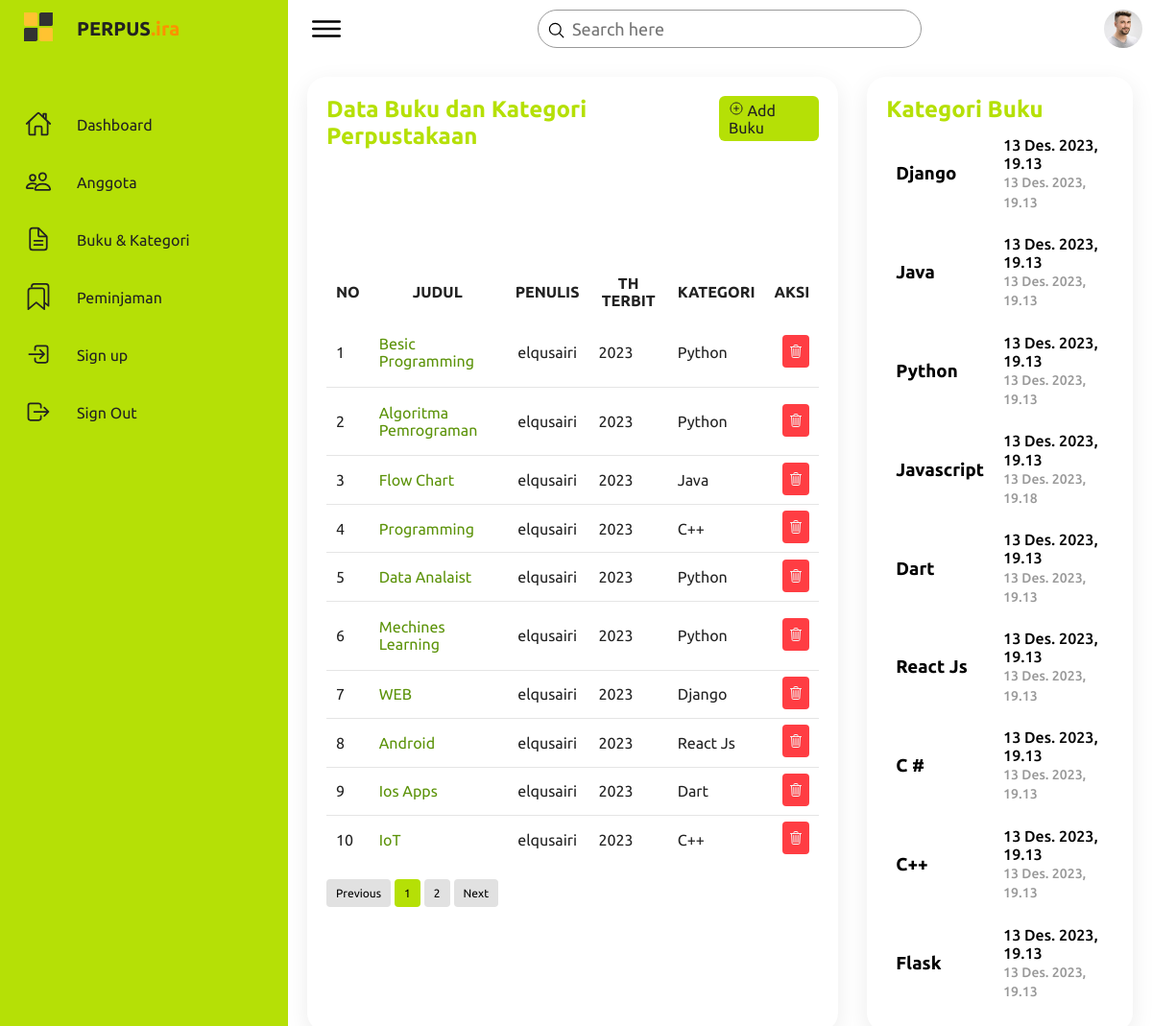
Page /buku/ (signed in) on the committed database.
### app_perpus/models.py (models this page shows, shortened)
class Buku(models.Model):
    judul = models.CharField(max_length=200)
    penulis = models.CharField(max_length=100)
    tahun_terbit = models.IntegerField()
    kategori = models.ForeignKey(Kategori, on_delete=models.CASCADE, related_name='buku_set')
    created_at = models.DateTimeField(auto_now_add=True)
    updated_at = models.DateTimeField(auto_now=True)

class Kategori(models.Model):
    nama_kategori = models.CharField(max_length=100)
    created_at = models.DateTimeField(auto_now_add=True)
    updated_at = models.DateTimeField(auto_now=True)
    def __str__(self):
        return self.nama_kategori

### app_perpus/views.py (the view)
# urls.py: path('buku/', views.list_buku, name='list_buku'),
@login_required
def list_buku(request):
    bukus = Buku.objects.all()
    search_query = request.GET.get('cari')
    if search_query:
        buku_serc = Buku.objects.filter( Q(judul__icontains=search_query) | Q(kategori__nama_kategori = search_query))
    else:
        buku_serc = bukus
    paginator = Paginator(buku_serc, 10)
    page_number = request.GET.get('page')
    page_obj = paginator.get_page(page_number)
    kategoris = Kategori.objects.all()
    context = {
        'bukus':page_obj,
        'kategoris':kategoris,
    }
    return render(request, 'buku.html', context)

### templates/buku.html (shortened to what this page needs)
{% extends 'base.html' %}
{% load static %}
{% block content %}
<div class="topbar">
    <div class="toggle">
        <ion-icon name="menu-outline"></ion-icon>
    </div>
    <form action="{% url 'list_anggota' %}" method="get">
        <div class="search">
            <label>
                <input type="text" name="cari" placeholder="Search here">
                <ion-icon name="search-outline"></ion-icon>
            </label>
        </div>
    </form>
    <div class="user">
        <img src="{% static 'imgs/customer01.jpg'%}" alt="">
    </div>
</div>
<div class="details">
    <div class="recentOrders">
        <div class="cardHeader">
            <h2>Data Buku dan Kategori Perpustakaan</h2>
            <a href="{% url 'create_buku' %}" class="btn" id="openModalBtn">
                <ion-icon name="add-circle-outline"></ion-icon>
                Add Buku
            </a>
        </div>
        <table>
            <thead>
                <tr>
                    <td>NO</td>
                    <td style="text-align: center;">JUDUL</td>
                    <td>PENULIS</td>
                    <td>TH TERBIT</td>
                    <td>KATEGORI</td>
                    <td>AKSI</td>
                </tr>
            </thead>
            <tbody>
                {% for buku in bukus %}
                <tr >
                    <td>{{forloop.counter}}</td>
                    <td style="text-align: left;"><a href="{% url 'update_buku' buku.id %}" style="text-decoration: none; color: rgb(92, 147, 10); text-align: start;">{{buku.judul}}</a></td>
                    <td>{{buku.penulis}}</td>
                    <td>{{buku.tahun_terbit}}</td>
                    <td>{{buku.kategori}}</td>
                    <td>
                        <a href="{% url 'delete_buku' buku.id %}" onclick="return confirm('yakin ingin menghapus data?')" class="btn" style="width: 40px; height: 15px; background-color: rgb(255, 61, 67); padding:10px 6px 6px 6px; border-radius: 4px; color: rgb(244, 244, 244); align-items: center;">
                            <ion-icon name="trash-outline"></ion-icon>
                        </a>
                    </td>
                </tr>
                {% endfor %}
            </tbody>
        </table>
        <ul class="pagination">
            {% if bukus.has_previous %}
                <li class="page-item"><a class="page-link" href="?page=1">Previous</a></li>
                {% else %}
                <li class="page-item disabled"><a class="page-link" href="?page=1">Previous</a></li>
            {% endif %}
            {% for num in bukus.paginator.page_range %}
                {% if bukus.number == num %}
                    <li class="page-item"><a class="active page-link" href="?page={{ num }}">{{ num }}</a></li>
                    {% else %}
                    <li class="page-item"><a class="page-link" href="?page={{ num }}">{{ num }}</a></li>
                {% endif %}
            {% endfor %}
            {% if bukus.has_next %}
                <li class="page-item"><a class="page-link" href="?page={{ bukus.paginator.num_pages }}">Next</a></li>
            {% else %}
                <li class="page-item disabled"><span class="page-link">Next</span></li>
            {% endif %}
        </ul>
    </div>
    <div class="recentCustomers">
        <div class="cardHeader">
            <h2>Kategori Buku</h2>
        </div>
        <table>
            {% for ktgr in kategoris %}
            <tr>
                <td>
                    <h3>{{ ktgr.nama_kategori }}</h3>
                </td>
                <td>
                    <h4>{{ ktgr.created_at }} <br> <span>{{ ktgr.updated_at }}</span></h4>
                </td>
            </tr>
            {% endfor %}
        </table>
    </div>
</div>
{% endblock content %}

### static/css/style.css (style rules this page uses)
* { font-family: "Ubuntu", sans-serif; margin: 0; padding: 0; box-sizing: border-box; }
:root { --primary: #b5e006; --secondery: #ffffff; --gray: #f2f2f2; --black1: #222; --black2: #999; }
body { min-height: 100vh; overflow-x: hidden; }
.topbar { width: 100%; height: 60px; display: flex; justify-content: space-between; align-items: center; padding: 0 10px; }
.toggle { position: relative; width: 60px; height: 60px; display: flex; justify-content: center; align-items: center; font-size: 2.5rem; cursor: pointer; }
.search { position: relative; width: 400px; margin: 0 10px; }
.search label { position: relative; width: 100%; }
.search label input { width: 100%; height: 40px; border-radius: 40px; padding: 5px 20px; padding-left: 35px; font-size: 18px; outline: none; border: 1px solid var(--black2); }
.search label ion-icon { position: absolute; top: 0; left: 10px; font-size: 1.2rem; }
.user { position: relative; width: 40px; height: 40px; border-radius: 50%; overflow: hidden; cursor: pointer; }
.user img { position: absolute; top: 0; left: 0; width: 100%; height: 100%; object-fit: cover; }
.details { position: relative; width: 100%; padding: 20px; display: grid; grid-template-columns: 2fr 1fr; grid-gap: 30px; }
.details .recentOrders { position: relative; display: grid; min-height: 500px; background: var(--secondery); padding: 20px; box-shadow: 0 7px 25px rgba(0, 0, 0, 0.08); border-radius: 20px; }
.details .cardHeader { display: flex; justify-content: space-between; align-items: flex-start; }
.cardHeader h2 { font-weight: 600; color: var(--primary); }
.cardHeader .btn { position: relative; padding: 5px 10px; background: var(--primary); text-decoration: none; color: var(--black1); border-radius: 6px; }
.details table { width: 100%; border-collapse: collapse; margin-top: 2px; }
.details table thead td { text-align: center; font-weight: 600; }
.details .recentOrders table tr { color: var(--black1); border-bottom: 1px solid rgba(0, 0, 0, 0.1); }
.details .recentOrders table tr:last-child { border-bottom: none; }
.details .recentOrders table tr td { padding: 10px; }
.details .recentOrders table tr td:last-child { text-align: end; }
.details .recentOrders table tr td:nth-child(2) { text-align: end; }
.details .recentOrders table tr td:nth-child(3) { text-align: center; }
.recentCustomers { position: relative; display: grid; min-height: 500px; padding: 20px; background: var(--secondery); box-shadow: 0 7px 25px rgba(0, 0, 0, 0.08); border-radius: 20px; }
.recentCustomers table tr td { padding: 12px 10px; }
.recentCustomers table tr td h4 { font-size: 16px; font-weight: 500; line-height: 1.2rem; }
.recentCustomers table tr td h4 span { font-size: 14px; color: var(--black2); }

### templates/buku.html (style rules this page uses)
.pagination { display: flex; gap: 4px; text-decoration: none; list-style: none; margin-top: 20px; }
.pagination li a { background-color: #e1e1e1; border-radius: 4px; text-decoration: none; color: black; padding: 8px 10px; font-size: 12px; }
.pagination li .active { background-color: #b5e006; }

### rows in the picture
Buku: judul "Besic Programming", penulis "elqusairi", tahun_terbit "2023", kategori "Python"
Buku: judul "Algoritma Pemrograman", penulis "elqusairi", tahun_terbit "2023", kategori "Python"
Buku: judul "Flow Chart", penulis "elqusairi", tahun_terbit "2023", kategori "Java"
Buku: judul "Programming", penulis "elqusairi", tahun_terbit "2023", kategori "C++"
Buku: judul "Data Analaist", penulis "elqusairi", tahun_terbit "2023", kategori "Python"
Buku: judul "Mechines Learning", penulis "elqusairi", tahun_terbit "2023", kategori "Python"
Buku: judul "WEB", penulis "elqusairi", tahun_terbit "2023", kategori "Django"
Buku: judul "Android", penulis "elqusairi", tahun_terbit "2023", kategori "React Js"
Buku: judul "Ios Apps", penulis "elqusairi", tahun_terbit "2023", kategori "Dart"
Buku: judul "IoT", penulis "elqusairi", tahun_terbit "2023", kategori "C++"
Kategori: nama_kategori "Django", created_at "13 Des. 2023, 19.13", updated_at "13 Des. 2023, 19.13"
Kategori: nama_kategori "Java", created_at "13 Des. 2023, 19.13", updated_at "13 Des. 2023, 19.13"
Kategori: nama_kategori "Python", created_at "13 Des. 2023, 19.13", updated_at "13 Des. 2023, 19.13"
Kategori: nama_kategori "Javascript", created_at "13 Des. 2023, 19.13", updated_at "13 Des. 2023, 19.18"
Kategori: nama_kategori "Dart", created_at "13 Des. 2023, 19.13", updated_at "13 Des. 2023, 19.13"
Kategori: nama_kategori "React Js", created_at "13 Des. 2023, 19.13", updated_at "13 Des. 2023, 19.13"
Kategori: nama_kategori "C #", created_at "13 Des. 2023, 19.13", updated_at "13 Des. 2023, 19.13"
Kategori: nama_kategori "C++", created_at "13 Des. 2023, 19.13", updated_at "13 Des. 2023, 19.13"
Kategori: nama_kategori "Flask", created_at "13 Des. 2023, 19.13", updated_at "13 Des. 2023, 19.13"

### other values in the picture
{{ num }} "1"
{{ num }} "2"
